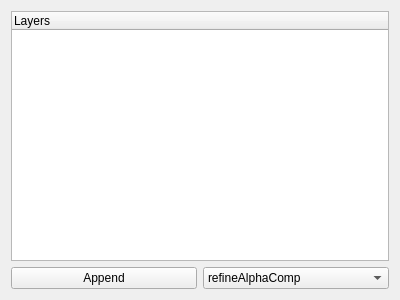
<?xml version="1.0" encoding="UTF-8"?>
<ui version="4.0">
 <class>OpsList</class>
 <widget class="QWidget" name="OpsList">
  <property name="geometry">
   <rect>
    <x>0</x>
    <y>0</y>
    <width>400</width>
    <height>300</height>
   </rect>
  </property>
  <property name="windowTitle">
   <string>Form</string>
  </property>
  <layout class="QGridLayout" name="gridLayout">
   <item row="0" column="0">
    <widget class="QTreeWidget" name="treeWidget">
     <property name="rootIsDecorated">
      <bool>false</bool>
     </property>
     <column>
      <property name="text">
       <string>Layers</string>
      </property>
     </column>
    </widget>
   </item>
   <item row="3" column="0">
    <layout class="QHBoxLayout" name="horizontalLayout">
     <item>
      <widget class="QPushButton" name="pushAppendOp">
       <property name="text">
        <string>Append</string>
       </property>
      </widget>
     </item>
     <item>
      <widget class="QComboBox" name="comboOp">
       <item>
        <property name="text">
         <string>refineAlphaComp</string>
        </property>
       </item>
      </widget>
     </item>
    </layout>
   </item>
  </layout>
 </widget>
 <resources/>
 <connections/>
</ui>
